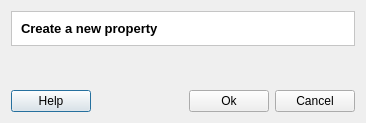
<?xml version="1.0" encoding="UTF-8"?>
<ui version="4.0">
 <class>NewPropertyDialogForm</class>
 <widget class="QDialog" name="NewPropertyDialogForm">
  <property name="geometry">
   <rect>
    <x>0</x>
    <y>0</y>
    <width>366</width>
    <height>123</height>
   </rect>
  </property>
  <property name="windowTitle">
   <string>New Property</string>
  </property>
  <layout class="QGridLayout" name="gridLayout_3">
   <item row="0" column="0">
    <layout class="QGridLayout" name="gridLayout_2">
     <item row="0" column="0">
      <widget class="QFrame" name="frame">
       <property name="styleSheet">
        <string notr="true">QWidget { background: white }</string>
       </property>
       <property name="frameShape">
        <enum>QFrame::StyledPanel</enum>
       </property>
       <property name="frameShadow">
        <enum>QFrame::Sunken</enum>
       </property>
       <layout class="QVBoxLayout" name="verticalLayout_5">
        <item>
         <widget class="QLabel" name="m_titleLabel">
          <property name="font">
           <font>
            <pointsize>10</pointsize>
            <weight>75</weight>
            <bold>true</bold>
           </font>
          </property>
          <property name="text">
           <string>Create a new property</string>
          </property>
         </widget>
        </item>
       </layout>
      </widget>
     </item>
     <item row="1" column="0">
      <widget class="QWidget" name="m_widget" native="true">
       <property name="sizePolicy">
        <sizepolicy hsizetype="MinimumExpanding" vsizetype="MinimumExpanding">
         <horstretch>0</horstretch>
         <verstretch>0</verstretch>
        </sizepolicy>
       </property>
      </widget>
     </item>
     <item row="2" column="0">
      <layout class="QGridLayout" name="gridLayout">
       <item row="0" column="0">
        <widget class="QPushButton" name="m_helpPushButton">
         <property name="text">
          <string>Help</string>
         </property>
        </widget>
       </item>
       <item row="0" column="1">
        <spacer name="horizontalSpacer">
         <property name="orientation">
          <enum>Qt::Horizontal</enum>
         </property>
         <property name="sizeHint" stdset="0">
          <size>
           <width>40</width>
           <height>20</height>
          </size>
         </property>
        </spacer>
       </item>
       <item row="0" column="2">
        <widget class="QPushButton" name="m_okPushButton">
         <property name="text">
          <string>Ok</string>
         </property>
        </widget>
       </item>
       <item row="0" column="3">
        <widget class="QPushButton" name="m_cancelPushButton">
         <property name="text">
          <string>Cancel</string>
         </property>
        </widget>
       </item>
      </layout>
     </item>
    </layout>
   </item>
  </layout>
 </widget>
 <tabstops>
  <tabstop>m_okPushButton</tabstop>
  <tabstop>m_cancelPushButton</tabstop>
  <tabstop>m_helpPushButton</tabstop>
 </tabstops>
 <resources/>
 <connections>
  <connection>
   <sender>m_cancelPushButton</sender>
   <signal>clicked()</signal>
   <receiver>NewPropertyDialogForm</receiver>
   <slot>reject()</slot>
   <hints>
    <hint type="sourcelabel">
     <x>472</x>
     <y>344</y>
    </hint>
    <hint type="destinationlabel">
     <x>471</x>
     <y>356</y>
    </hint>
   </hints>
  </connection>
 </connections>
</ui>
